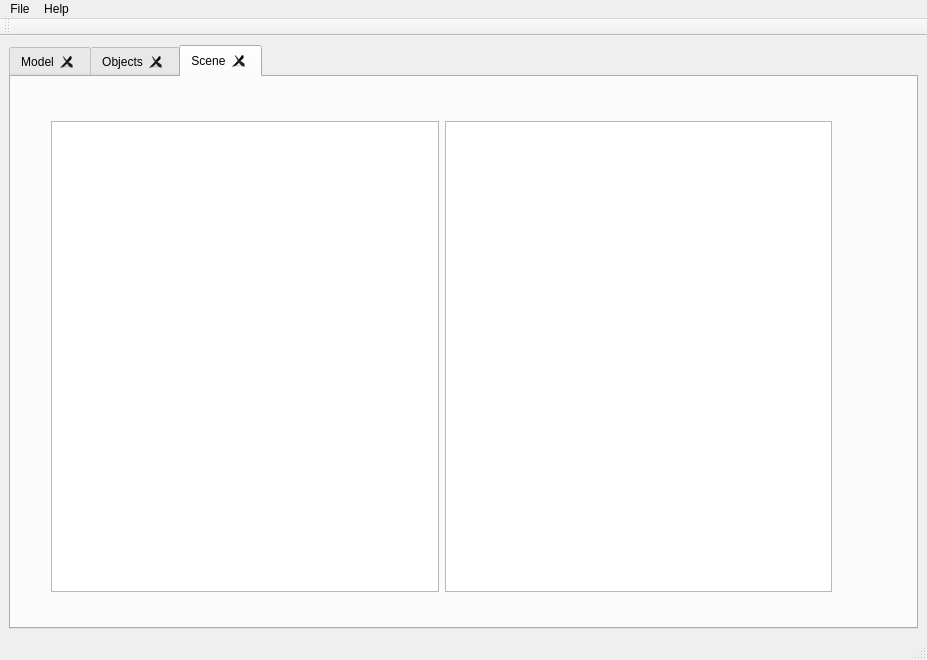
<?xml version="1.0" encoding="UTF-8"?>
<ui version="4.0">
 <class>MainWindow</class>
 <widget class="QMainWindow" name="MainWindow">
  <property name="geometry">
   <rect>
    <x>0</x>
    <y>0</y>
    <width>927</width>
    <height>660</height>
   </rect>
  </property>
  <property name="windowTitle">
   <string>ICG Raytracing</string>
  </property>
  <property name="toolButtonStyle">
   <enum>Qt::ToolButtonStyle::ToolButtonFollowStyle</enum>
  </property>
  <property name="tabShape">
   <enum>QTabWidget::TabShape::Triangular</enum>
  </property>
  <property name="dockNestingEnabled">
   <bool>true</bool>
  </property>
  <widget class="QWidget" name="centralwidget">
   <layout class="QVBoxLayout" name="verticalLayout">
    <item>
     <widget class="QTabWidget" name="tabWidget">
      <property name="currentIndex">
       <number>2</number>
      </property>
      <property name="tabsClosable">
       <bool>true</bool>
      </property>
      <property name="movable">
       <bool>true</bool>
      </property>
      <widget class="QWidget" name="tab">
       <attribute name="icon">
        <iconset>
         <normalon>:/assets/assets/tool_icons_16px/pivot.png</normalon>
        </iconset>
       </attribute>
       <attribute name="title">
        <string>Model</string>
       </attribute>
      </widget>
      <widget class="QWidget" name="tab_2">
       <attribute name="icon">
        <iconset>
         <normalon>:/assets/assets/tool_icons_16px/vertices.png</normalon>
        </iconset>
       </attribute>
       <attribute name="title">
        <string>Objects</string>
       </attribute>
      </widget>
      <widget class="QWidget" name="tab_3">
       <attribute name="icon">
        <iconset resource="../../resources.qrc">
         <normaloff>:/assets/assets/tool_icons_16px/orbit.png</normaloff>:/assets/assets/tool_icons_16px/orbit.png</iconset>
       </attribute>
       <attribute name="title">
        <string>Scene</string>
       </attribute>
       <widget class="QWidget" name="horizontalLayoutWidget">
        <property name="geometry">
         <rect>
          <x>40</x>
          <y>44</y>
          <width>781</width>
          <height>471</height>
         </rect>
        </property>
        <layout class="QHBoxLayout" name="tab_3_layout">
         <item>
          <widget class="QPlainTextEdit" name="lightsEditor"/>
         </item>
         <item>
          <widget class="QPlainTextEdit" name="sceneEditor"/>
         </item>
        </layout>
       </widget>
      </widget>
     </widget>
    </item>
   </layout>
  </widget>
  <widget class="QMenuBar" name="menubar">
   <property name="geometry">
    <rect>
     <x>0</x>
     <y>0</y>
     <width>927</width>
     <height>30</height>
    </rect>
   </property>
   <widget class="QMenu" name="menuFile">
    <property name="title">
     <string>File</string>
    </property>
    <addaction name="actionOpen"/>
    <addaction name="actionSave"/>
    <addaction name="actionSaveAs"/>
   </widget>
   <widget class="QMenu" name="menuHelp">
    <property name="title">
     <string>Help</string>
    </property>
    <addaction name="actionAbout"/>
    <addaction name="actionHelp"/>
   </widget>
   <addaction name="menuFile"/>
   <addaction name="menuHelp"/>
  </widget>
  <widget class="QStatusBar" name="statusbar"/>
  <widget class="QToolBar" name="toolBar">
   <property name="windowTitle">
    <string>toolBar</string>
   </property>
   <property name="toolButtonStyle">
    <enum>Qt::ToolButtonStyle::ToolButtonIconOnly</enum>
   </property>
   <attribute name="toolBarArea">
    <enum>TopToolBarArea</enum>
   </attribute>
   <attribute name="toolBarBreak">
    <bool>false</bool>
   </attribute>
  </widget>
  <action name="actionOpen">
   <property name="icon">
    <iconset>
     <normalon>:/assets/assets/tool_icons_16px/folder.png</normalon>
    </iconset>
   </property>
   <property name="text">
    <string>Open</string>
   </property>
  </action>
  <action name="actionSave">
   <property name="icon">
    <iconset>
     <normalon>:/assets/assets/tool_icons_16px/pencil.png</normalon>
    </iconset>
   </property>
   <property name="text">
    <string>Save</string>
   </property>
  </action>
  <action name="actionSaveAs">
   <property name="icon">
    <iconset>
     <normalon>:/assets/assets/tool_icons_16px/pencil.png</normalon>
    </iconset>
   </property>
   <property name="text">
    <string>SaveAs</string>
   </property>
  </action>
  <action name="actionAbout">
   <property name="icon">
    <iconset>
     <normalon>:/assets/assets/tool_icons_16px/scalpel.png</normalon>
    </iconset>
   </property>
   <property name="text">
    <string>About</string>
   </property>
  </action>
  <action name="actionHelp">
   <property name="text">
    <string>Help</string>
   </property>
  </action>
 </widget>
 <resources>
  <include location="../../resources.qrc"/>
 </resources>
 <connections/>
</ui>
